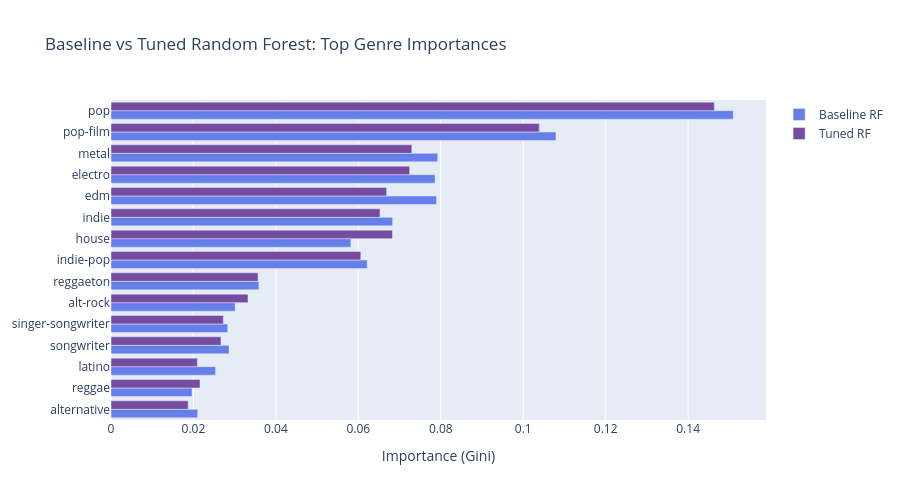

The cell this chart's notebook holds for it:
### Code cell
# baseline vs tuned importances side by side
compare_df = pd.DataFrame({
    'genre': genre_classes,
    'baseline': rf.feature_importances_,
    'tuned': best_rf.feature_importances_
}).sort_values('tuned', ascending=False).head(15)

fig = go.Figure()
fig.add_trace(go.Bar(
    name='Baseline RF',
    y=compare_df['genre'], x=compare_df['baseline'],
    orientation='h', marker_color='#667eea'
))
fig.add_trace(go.Bar(
    name='Tuned RF',
    y=compare_df['genre'], x=compare_df['tuned'],
    orientation='h', marker_color='#764ba2'
))
fig.update_layout(
    barmode='group',
    title='Baseline vs Tuned Random Forest: Top Genre Importances',
    xaxis_title='Importance (Gini)',
    yaxis=dict(categoryorder='total ascending'),
    height=500
)
fig.show()

### Figure 1 — Plotly figure (JSON) as saved in the notebook; plotly's stock layout.template omitted (floating-point values rounded to 4 significant figures)
{"data": [{"marker": {"color": "#667eea"}, "name": "Baseline RF", "orientation": "h", "type": "bar", "x": [0.1509, 0.1079, 0.07926, 0.07861, 0.05819, 0.07897, 0.06831, 0.06215, 0.03588, 0.03013, 0.0283, 0.02863, 0.01965, 0.02538, 0.02103], "y": ["pop", "pop-film", "metal", "electro", "house", "edm", "indie", "indie-pop", "reggaeton", "alt-rock", "singer-songwriter", "songwriter", "reggae", "latino", "alternative"]}, {"marker": {"color": "#764ba2"}, "name": "Tuned RF", "orientation": "h", "type": "bar", "x": [0.1464, 0.1039, 0.07298, 0.07245, 0.06827, 0.06686, 0.06526, 0.06059, 0.03568, 0.03323, 0.02726, 0.02668, 0.0216, 0.02096, 0.01872], "y": ["pop", "pop-film", "metal", "electro", "house", "edm", "indie", "indie-pop", "reggaeton", "alt-rock", "singer-songwriter", "songwriter", "reggae", "latino", "alternative"]}], "layout": {"barmode": "group", "height": 500, "title": {"text": "Baseline vs Tuned Random Forest: Top Genre Importances"}, "xaxis": {"title": {"text": "Importance (Gini)"}}, "yaxis": {"categoryorder": "total ascending"}}}
